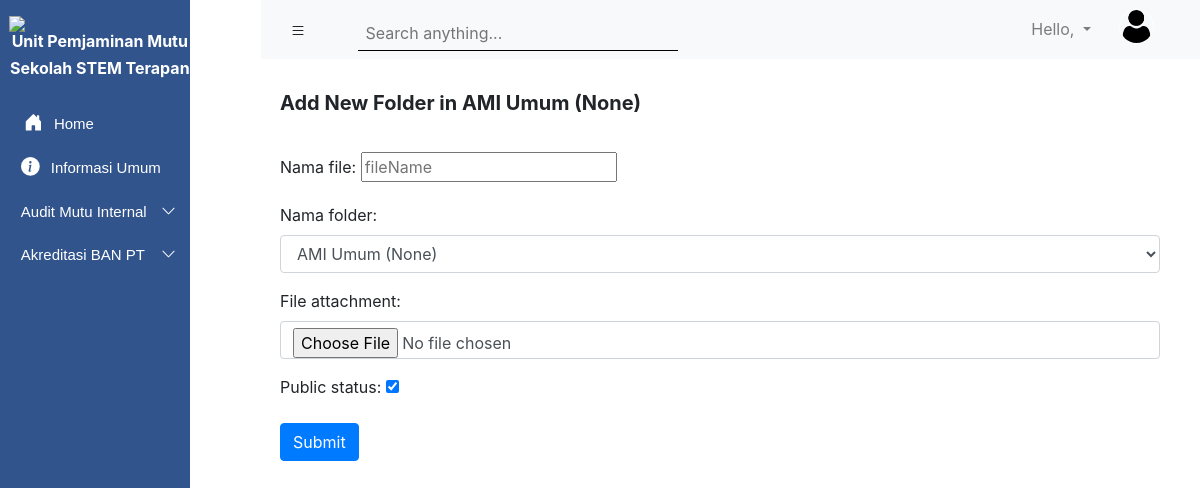
/file/create/5, run on the app's committed database.
### upmsite/models.py (models this page shows)
class Folder(models.Model):
    listKategori = (
        ('AMI', 'AMI'),
        ('ABPT', 'ABPT'),
        ('Informasi Umum', 'Informasi Umum'),
    )
    nama_folder = models.CharField(default='', max_length=256)
    nama_prodi = models.ForeignKey(ProgramStudi, on_delete=models.CASCADE, blank = True, null = True)
    kategori = models.CharField(max_length=50, choices=listKategori)
    public_status = models.BooleanField(default = True)
    created_at = models.DateTimeField(auto_now_add=True)
    updated_at = models.DateTimeField(auto_now=True)
    isAllowNewFolder = models.BooleanField(default = True)
    isAllowNewFile = models.BooleanField(default = True)
    class Meta:
        ordering = ['-updated_at']
    def __str__(self):
        return '{} ({})'.format(self.nama_folder, self.nama_prodi)

### upmsite/viewscinta.py (the view, shortened to what this page needs)
# urls.py: path('file/create/<int:pk_parent>', viewscinta.FileCreate.as_view(), name="file-create"),
class FileCreate(CreateView):
    def get_initial(self):
        pk = self.kwargs.get('pk_parent')
        return {
            'nama_folder': pk,
        }
    template_name = "Akreditasi/FolderAdd.html"
    form_class = forms.FormAddFile
    def get_context_data(self, **kwargs):
        context = super().get_context_data(**kwargs)
        pk = self.kwargs.get('pk_parent')
        prodi_name = models.Folder.objects.get(id=pk)
        context["prodi_name"] = prodi_name
        return context

### upmsite/forms.py
class FormAddFile(ModelForm):
    class Meta:
        model = File
        fields = '__all__'
        widgets = {
            'nama_file' : forms.TextInput(attrs={'class': 'input', 'placeholder' : 'fileName'}),
            'nama_folder' : forms.Select(attrs={'class': 'form-control'}),
            'file_attachment' : forms.ClearableFileInput(attrs={'class': 'form-control', 'required': 'required'}),
            'public_status' : forms.CheckboxInput()
        }

### Accounts/models.py (called while the page is built)
    def __str__(self):
        return self.nama_prodi

### Templates/Akreditasi/FolderAdd.html (shortened to what this page needs)
{% extends 'main.html' %}
{% load widget_tweaks %}
{% load static %}
{% block content %}
        <section class="page-title">
          <h5 class="font-weight-bold">Add New Folder in {{prodi_name}}</h5>
        </section>
        <section class="form-area">
            <div class="box-inside">
                <form method="POST" class="mt-4" enctype="multipart/form-data">
                    {{form.as_p}}
                    <button type="submit" class="btn btn-primary">Submit</button>
                </form>
            </div>
        </section>
    </section>
    {% endblock %}

### static/css/main.css (style rules this page uses)
@media (min-width:768px) { .page-title { margin-top: 2rem; margin-left: 17.5rem; margin-right: 4rem; } }
@media (min-width:768px) { .box-inside { background: #FFFFFF; padding-top: 5px; margin-left: 15rem; } }
@media (min-width:768px) { .form-area { margin-left: 2.5rem; margin-right: 2.5rem; } }

### data on the page
Folder: nama_folder+nama_prodi "AMI Umum (None)"
Folder: nama_folder "AMI Umum (None)"
Folder: public_status "☑"
